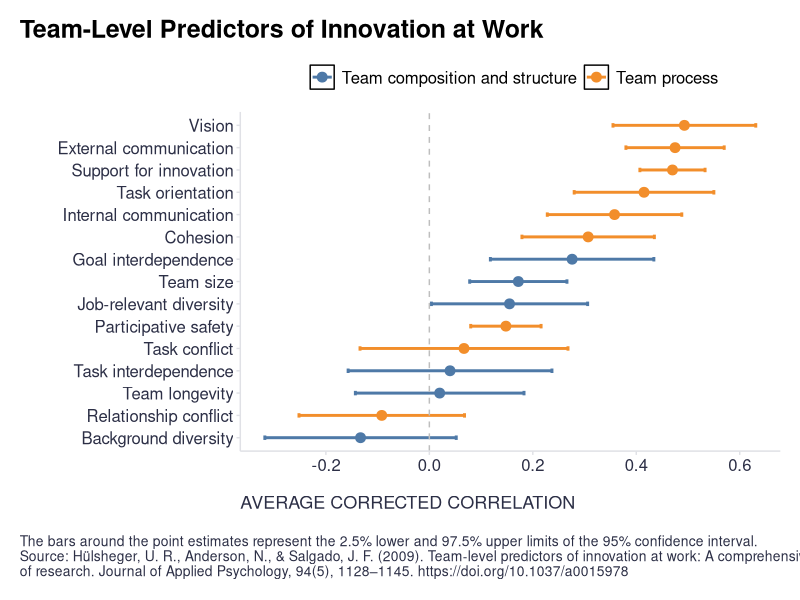

Write R code to recreate this figure.
## ---- chunk 1
# uploading library
library(tidyverse)

# uploading data with the results of the meta-analysis 
data <- readxl::read_xlsx("./metaAnalysisResults.xlsx")
#dplyr::glimpse(data)

data %>%
  ggplot2::ggplot(aes(x = forcats::fct_reorder(variable, rho), y = rho, group = area, color = area)) +
  ggplot2::geom_point(size = 3) +
  ggplot2::geom_errorbar(aes(ymin=l95, ymax=h95), width=.2, position=position_dodge(0.05), linewidth = 1) +
  ggplot2::geom_hline(yintercept = 0, linetype = "dashed", color = "grey") +
  ggplot2::coord_flip() +
  ggplot2::scale_color_manual(values = c("Team composition and structure"="#4e79a7", "Team process" = "#f28e2b")) +
  ggplot2::labs(
    x = "",
    y = "AVERAGE CORRECTED CORRELATION",
    title = "Team-Level Predictors of Innovation at Work",
    caption = "\nThe bars around the point estimates represent the 2.5% lower and 97.5% upper limits of the 95% confidence interval.\nSource: Hülsheger, U. R., Anderson, N., & Salgado, J. F. (2009). Team-level predictors of innovation at work: A comprehensive meta-analysis spanning three decades\nof research. Journal of Applied Psychology, 94(5), 1128–1145. https://doi.org/10.1037/a0015978",
    color = ""
  ) +
  ggplot2::theme(
    plot.title = ggtext::element_markdown(face = "bold", size = 18, margin=margin(0,0,10,0)),
    plot.subtitle = element_text(color = '#2C2F46', face = "plain", size = 16, margin=margin(0,0,20,0)),
    plot.caption = element_text(color = '#2C2F46', face = "plain", size = 10, hjust = 0),
    axis.title.x.bottom = element_text(margin = margin(t = 15, r = 0, b = 0, l = 0), color = '#2C2F46', face = "plain", size = 13, lineheight = 16, hjust = 0),
    axis.title.y.left = element_text(margin = margin(t = 0, r = 15, b = 0, l = 0), color = '#2C2F46', face = "plain", size = 13, lineheight = 16, hjust = 1),
    axis.text = element_text(color = '#2C2F46', face = "plain", size = 12, lineheight = 16),
    strip.text.x = element_text(size = 13, face = "bold"),
    axis.line = element_line(colour = "#E0E1E6"),
    legend.position="top",
    legend.key = element_rect(fill = "white"),
    legend.text = element_text(size = 12),
    panel.background = element_blank(),
    panel.grid.major.y = element_blank(),
    panel.grid.major.x = element_blank(),
    panel.grid.minor = element_blank(),
    axis.ticks = element_line(color = "#E0E1E6"),
    plot.margin=unit(c(5,5,5,5),"mm"), 
    plot.title.position = "plot",
    plot.caption.position =  "plot"
  )

